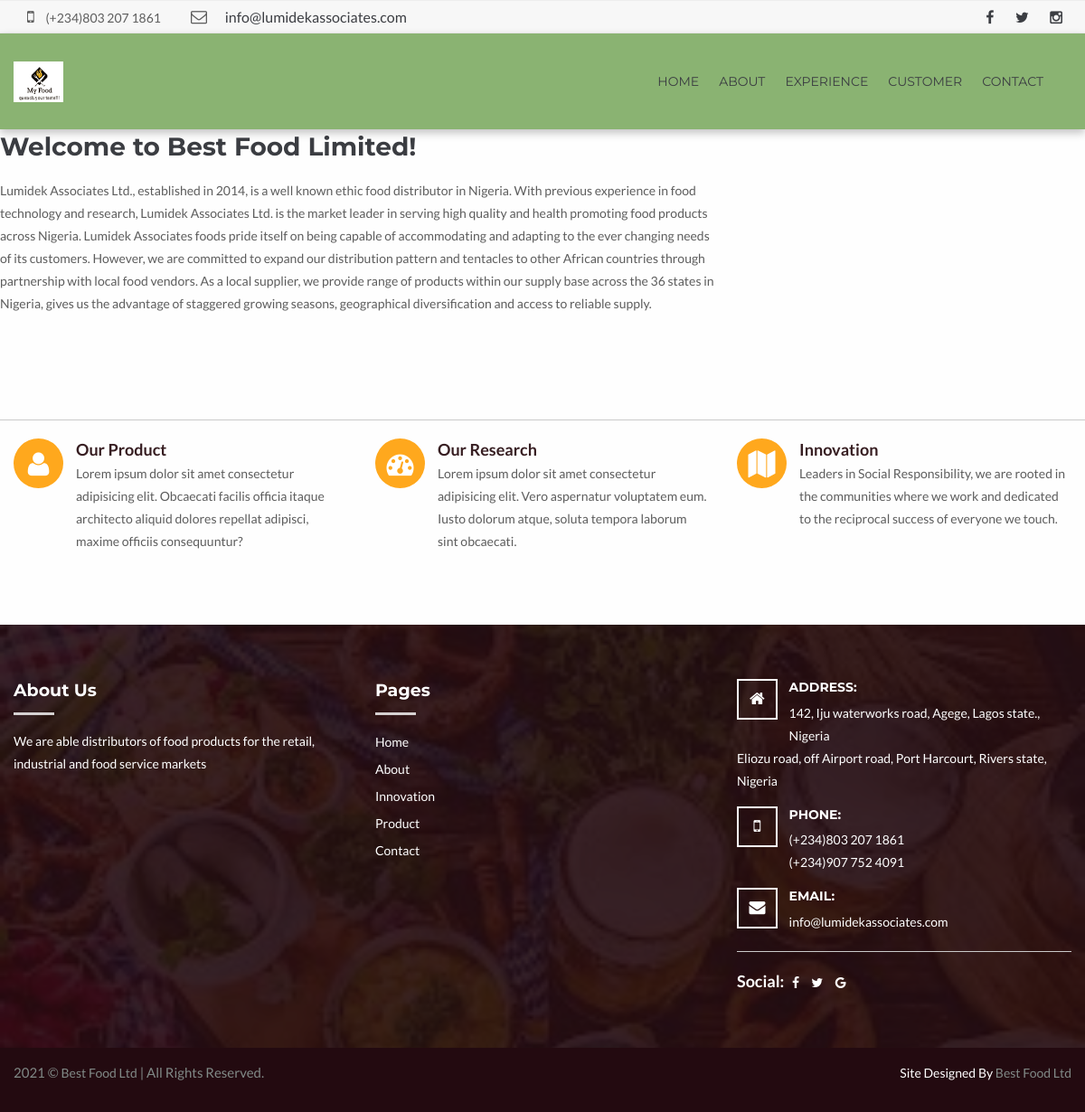
Page /about.php on the committed database.
### tables this page shows
CREATE TABLE IF NOT EXISTS `site_settings` (
  `id` int(11) NOT NULL,
  `site_name` varchar(200) NOT NULL,
  `site_title` varchar(200) NOT NULL,
  `site_keyword` varchar(500) NOT NULL,
  `site_desc` varchar(1000) NOT NULL,
  `google_code` varchar(1000) NOT NULL,
  `site_email` varchar(300) NOT NULL,
  `site_phone` varchar(300) NOT NULL,
  `facebook` varchar(100) NOT NULL,
  `twitter` varchar(100) NOT NULL,
  `linkedin` varchar(500) NOT NULL,
  `address` varchar(2000) NOT NULL,
  `city` varchar(1000) NOT NULL,
  `country` varchar(200) NOT NULL
);

CREATE TABLE IF NOT EXISTS `site_about` (
  `id` int(11) NOT NULL,
  `short_about` varchar(1300) NOT NULL,
  `innovation` varchar(2500) NOT NULL,
  `market` varchar(2500) NOT NULL,
  `full_about` varchar(3000) NOT NULL
);

### about.php (the view, shortened to what the rows shown need)
<?php include 'header.php';?>
   <div class="content-area">
	    	<div class="row">
                    	<div class="row welcome-message">
            <div class="medium-8 small-12 columns">
    	    	<h2>Welcome to Best Food Limited!</h2>
                <?php
                                   $result = ORM::for_table("site_about")
                                   ->find_array(1);
                                    ?>
                                     <?php foreach ($result as $res):?>
                <p> <?php echo $res['full_about'];?></p>
                                             <?php endforeach; ?>
        	</div>
        </div>
			   </div>
	        </div>
		</div>
<?php include 'footer.php'; ?>

### header.php (shortened to what the rows shown need)
<!doctype html>
<html>
<head>
    <?php
                                   $result = ORM::for_table("site_settings")
                                   ->find_array(1);
                                    ?>
    <link rel="stylesheet" type="text/css" href="css/animate.css" media="all" />
    <link rel="stylesheet" type="text/css" href="css/foundation.min.css" media="all" />
    <link rel="stylesheet" type="text/css" href="css/font-awesome.min.css" media="all" />
    <link rel="stylesheet" type="text/css" href="css/owl.carousel.css" media="all" />
    <link rel="stylesheet" type="text/css" href="style.css" media="all" />
    <link rel="stylesheet" type="text/css" href="lib/revolution/fonts/pe-icon-7-stroke/css/pe-icon-7-stroke.css">
    <link rel="stylesheet" type="text/css" href="lib/revolution/css/settings.css">
    <link rel="stylesheet" type="text/css" href="lib/revolution/css/layers.css">
    <link rel="stylesheet" type="text/css" href="lib/revolution/css/navigation.css">
</head>
<body>
	<div class="container">
        <div class="topbar">
        	<div class="row">
            <?php
                                   $result = ORM::for_table("site_settings")
                                   ->find_array(1);
                                    ?>
                                     <?php foreach ($result as $res):?>
                <div class="medium-9 small-12 columns">
                    <div class="action-box">
                        <p><i class="fa fa-mobile" aria-hidden="true"></i> <?php echo $res['site_phone'];?></p>
                    </div>
                <div class="action-box">
                        <p><i class="fa fa-envelope-o" aria-hidden="true"></i> <a href="mailto:<?php echo $res['site_email'];?>"><?php echo $res['site_email'];?></a></p>
                    </div>
                </div>
                <div class="medium-3 small-12 columns text-center text-medium-right">
                	<div class="socialicons">
                        <a href="<?php echo $res['facebook'];?>"><i class="fa fa-facebook"></i></a>
                        <a href="https://twitter.com/<?php echo $res['twitter'];?>"><i class="fa fa-twitter"></i></a>
                        <a href="#"><i class="fa fa-instagram"></i></a>
                    </div>
                </div>
<?php endforeach; ?>
            </div>
        </div>

### footer.php (shortened to what the rows shown need)
	   <div class="footer">
   		<div class="footerTop">
        	<div class="row">
                <div class="large-4 medium-6 small-12 columns footer-widget">
                	<h2>About Us</h2>
                     <?php
                                   $result = ORM::for_table("site_about")
                                   ->find_array(1);
                                    ?>
                                     <?php foreach ($result as $res):?>
                <p> <?php echo $res['short_about'];?></p>
                                             <?php endforeach; ?>
                      </div>
                <div class="large-4 medium-6 small-12 columns footer-widget">
                	<h2>Pages</h2>
                </div>
                <div class="large-4 medium-6 small-12 columns footer-widget">
                	<div class="textwidget">
                             <?php
                                   $result = ORM::for_table("site_settings")
                                   ->find_array(1);
                                    ?>
                                     <?php foreach ($result as $res):?>
                    	<ul class="address">
							<li>
								<i class="fa fa-home"></i>
								<h4>Address:</h4>
                                <p><?php echo $res['address'];?>,  <?php echo $res['country'];?><br>
                                <?php echo $res['city'];?>,  <?php echo $res['country'];?></p>
							</li>
                            <li>
                                <i class="fa fa-mobile"></i>
                                <h4>Phone:</h4>
                                <p><?php echo $res['site_phone'];?><br>
                                <?php echo $res['linkedin'];?></p>
                            </li>
                            <li>
                                <i class="fa fa-envelope"></i>
                                <h4>Email:</h4>
                                <p><a href="mailto:<?php echo $res['site_email'];?>"><?php echo $res['site_email'];?></a></p>
                            </li>
						</ul>
                        <hr>
                        <div class="socialicons">
                        	Social:
                            <a href="<?php echo $res['facebook'];?>"><i class="fa fa-facebook"></i></a>
                            <a href="https://twitter.com/<?php echo $res['twitter'];?>"><i class="fa fa-twitter"></i></a>
                            <a href="#"><i class="fa fa-google"></i></a>
                        </div>
                        <?php endforeach; ?>
                    </div>
                </div>
			</div>
        </div>
       </div>
</body>
</html>

### rows in the picture
site_settings: site_phone "(+234)803 207 1861", site_email "info@lumidekassociates.com", address "142, Iju waterworks road, Agege, Lagos state.", country "Nigeria", city "Eliozu road, off Airport road, Port Harcourt, Rivers state", linkedin "(+234)907 752 4091"
site_about: full_about "Lumidek Associates Ltd., established in 2014, is a well known ethic food distributor in Nigeria. With previous experience in food technology and research, Lumidek Associates Ltd. is the market leader in serving high quality and health promoting food products across Nigeria. Lumidek Associates foods pride itself on being capable of accommodating and adapting to the ever changing needs of its customers. However, we are committed to expand our distribution pattern and tentacles to other African countries through partnership with local food vendors. As a local supplier, we provide range of products within our supply base across the 36 states in Nigeria, gives us the advantage of staggered…", short_about "We are able distributors of food products for the retail, industrial and food service markets"
